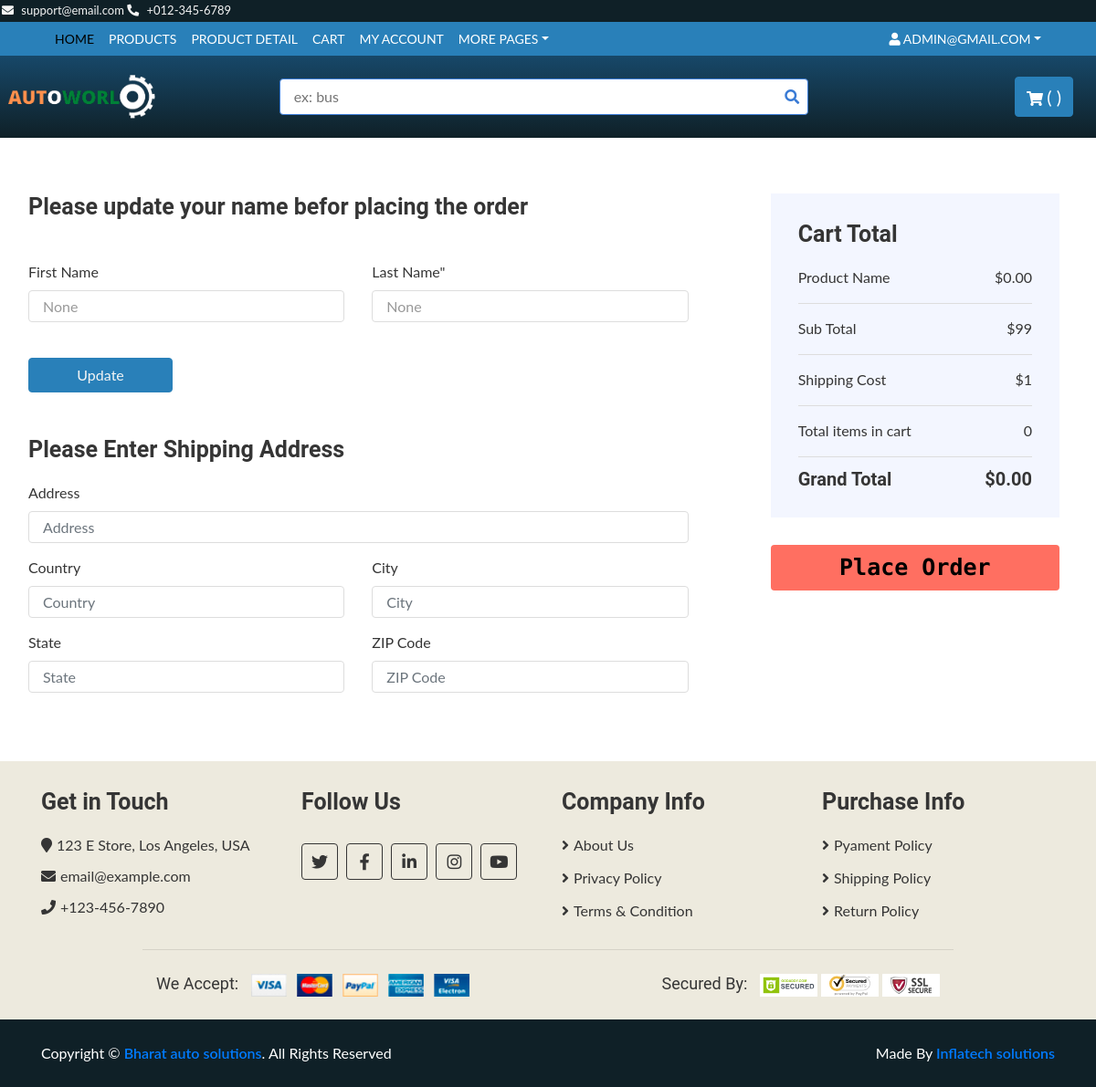
The page /cod/ (signed in) on the database as committed earlier.
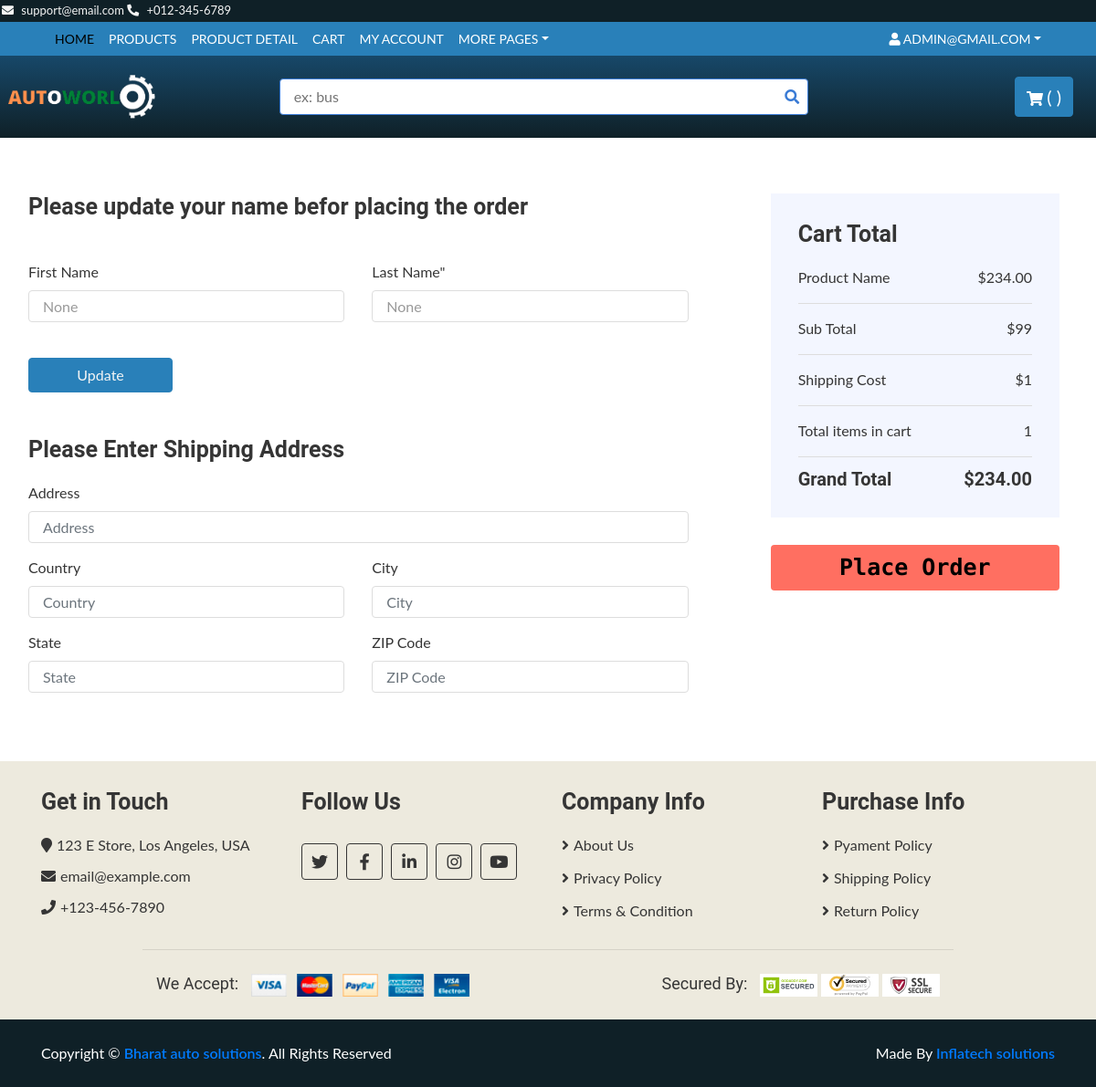
The same page on the database as committed later.
### base/models.py (models this page shows, shortened)
class Order(models.Model):
    Customer=models.ForeignKey(Customer, on_delete=models.SET_NULL, blank=True, null=True)
    status=models.BooleanField(default=False, null=True , blank=False)
    payment_status=models.BooleanField(default=False, null=True , blank=False)
    cod=models.BooleanField(default=False, null=True , blank=False)
    price=models.FloatField(null=True)
    @property
    def get_cart_total(self):
        orderitems = self.order_item_set.all()
        total = sum([item.get_total for item in orderitems])
        return total
    @property
    def get_cart_items(self):
        orderitems = self.order_item_set.all()
        total = sum([item.quantity for item in orderitems])
        return total

class Order_item(models.Model):
    Order=models.ForeignKey(Order, on_delete=models.SET_NULL, blank=True, null=True)
    Product=models.ForeignKey(Product, on_delete=models.CASCADE, blank=True, null=True)
    quantity=models.IntegerField(default=0, null=True, blank=True)
    @property
    def get_total(self):
        total = self.Product.regular_price * self.quantity
        return total

class Product(models.Model):
    vehicaltype=models.ForeignKey(TypeOfVehicle, blank=False, on_delete=models.RESTRICT)
    manufacturer=models.ForeignKey(Manufacturer, blank=False, on_delete=models.RESTRICT)
    vmodel=models.ForeignKey(CarModel, blank=False, on_delete=models.RESTRICT)
    myear=models.ForeignKey(Year, on_delete=models.RESTRICT)
    brand=models.CharField(max_length=200, blank=True, null=True )
    category=models.ForeignKey(Category, on_delete=models.RESTRICT)
    title=models.CharField(max_length=255, help_text=('required'))
    desc=models.TextField(blank=True, null=True, verbose_name=('desciptions'))
    regular_price=models.DecimalField(max_digits=6, decimal_places=1)
    descount_price=models.DecimalField(max_digits=6, decimal_places=1, blank=True )
    is_active=models.BooleanField(default=True)
    slug=models.SlugField(blank=True, null=True)

### base/views.py (the view)
# urls.py: path('cod/', views.cod, name="cod"),
def cod(request):
    if request.user.is_authenticated:
        customers = request.user.customer
        order, created = Order.objects.get_or_create(Customer=customers, status=False)
        items = order.order_item_set.all()
        print(order.id)
    else:
        items =[]
        order ={'get_cart_total':0, 'get_cart_items':0}
    context={'customers':customers, 'items':items, 'order':order}
    return render(request, 'cod.html', context)

### templates/cod.html (shortened to what this page needs)
{% extends 'base.html' %}
{% block content %}
<div class="checkout">
    <div class="container-fluid">
        <div class="row">
            <div class="col-lg-8">
                <div class="checkout-inner">
                    <div class="billing-address">
                        <h2>Please update your name befor placing the order</h2><br>
                        <form method="post" action="{% url 'update_acc' %}">
                        <div class="row">
                            <div class="col-md-6">
                                <label>First Name</label>
                                <input class="form-control" type="text" value="{{customers.first_name}}" name="fname"
                                placeholder="{{customers.first_name}}">
                            </div>
                            <div class="col-md-6">
                                <label>Last Name"</label>
                                 <input class="form-control" type="text" value="{{customers.last_name}}" name="lname"
                                 placeholder="{{customers.last_name}}">
                            </div>
                        </div>
                        <br>
                        <div class="row">
                            <div class="col-md-3"><button  class="btn btn-primary btn-block"> Update </button>
                            </div>
                        </div>
                    </form>
                        <br><br>
                            <h2>Please Enter Shipping Address</h2>
                            <form method="post" action="{% url 'update_cod' %}">
                            <div class="row">
                            <div class="col-md-12">
                                <label>Address</label>
                                <input class="form-control" name="address" type="text" placeholder="Address">
                            </div>
                            <div class="col-md-6">
                                <label>Country</label>
                                <input class="form-control" name="country" type="text" placeholder="Country">
                            </div>
                            <div class="col-md-6">
                                <label>City</label>
                                <input class="form-control" name="city" type="text" placeholder="City">
                            </div>
                            <div class="col-md-6">
                                <label>State</label>
                                <input class="form-control" name="state" type="text" placeholder="State">
                            </div>
                            <div class="col-md-6">
                                <label>ZIP Code</label>
                                <input class="form-control" name="zipcode" type="text" placeholder="ZIP Code">
                            </div>
                        </div>
                    </div>
                </div>
            </div>
            <div class="col-lg-4">
                <div class="checkout-inner">
                    <div class="checkout-summary">
                        <h1>Cart Total</h1>
                        <p>Product Name<span>${{order.get_cart_total|floatformat:2}}</span></p>
                        <p class="sub-total">Sub Total<span>$99</span></p>
                        <p class="ship-cost">Shipping Cost<span>$1</span></p>
                        <p class="ship-cost">Total items in cart<span>{{order.get_cart_items}}</span></p>
                        <h2>Grand Total<span>${{order.get_cart_total|floatformat:2}}</span></h2>
                    </div>
                    <div class="checkout-payment">
                        <div class="checkout-btn">
                            <button type="submit">Place Order</button>
                        </div>
                    </div>
                </div>
            </div>
        </div>
    </div>
</div>
{% endblock %}

Rows that differ between the two databases and show on the page:
no longer on this page (row edited): Order: get_cart_total "0.00", get_cart_items "0"
added Order: get_cart_total "234.00", get_cart_items "1"
